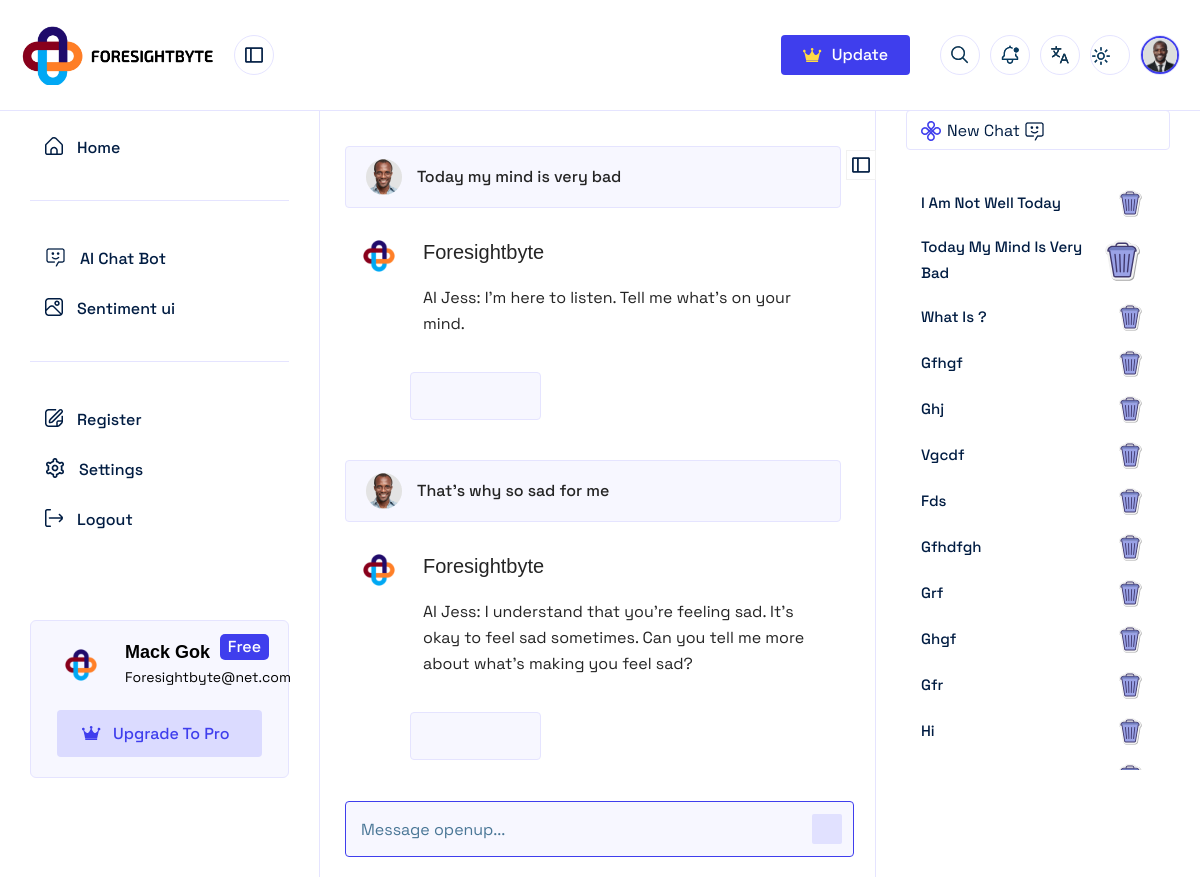
The app's page /dynamic/89 with its own data.
### myapp/models.py (models this page shows)
class BaseModel(models.Model):
    created_at = models.DateTimeField(default=now, editable=False)
    updated_at = models.DateTimeField(auto_now_add=True, editable=False)
    class Meta:
        ordering = ['-created_at']
        abstract = True

class ChatBody(BaseModel):
    chatTitle_id = models.ForeignKey(ChatTitle, on_delete=models.CASCADE)
    question = models.TextField()
    answer = models.TextField()

class ChatTitle(BaseModel):
    subadminID = models.ForeignKey(Subadmin, on_delete=models.CASCADE,null=True, blank=True)
    customerID = models.ForeignKey(Customer, on_delete=models.CASCADE,null=True, blank=True)
    title = models.TextField()

### myapp/views.py (the view)
# urls.py: path('dynamic/<int:id>', dynamic, name='dynamic'),
def dynamic(request,id):
    chatBodys = ChatBody.objects.filter(chatTitle_id=id).order_by('id')
    chatBodyscount = ChatTitle.objects.all().count()
    chatTitles = ChatTitle.objects.all()
    request.session.flush()
    data ={
        'chatTitles':chatTitles,
        'chatBodys':chatBodys,
        'id':id,
        'chatBodyscount':chatBodyscount,
    }
    return render(request, 'a_mainchat.html',data)

### templates/a_mainchat.html (shortened to what this page needs)
{% extends 'chatbase.html' %}
{% load static %}
{% block chatbody %}
 <div class="main-center-content-m-left center-content search-sticky">
    <div class="question_answer__wrapper__chatbot" id="report_dynamic_field">
        {% for chatBody in chatBodys %}
        <div class="single__question__answer">
            <div class="question_user">
                <div class="left_user_info">
                    <img src="{% static 'chatbot/assets/images/avatar/03.png' %}" alt="avatar">
                    <div class="question__user">{{chatBody.question}}</div>
                </div>
                <div class="edit__icon openuptip" tooltip="Edit It">
                    <i class="fa-regular fa-pen-to-square"></i>
                </div>
            </div>
            <div class="answer__area">
                <div class="thumbnail">
                    <img src="{% static 'ui/assets/images/favicon.ico' %}" alt="avatar">
                </div>
                <div class="answer_main__wrapper">
                    <h4 class="common__title">Foresightbyte</h4>
                    <p class="disc">
                        {{chatBody.answer}}
                    </p>
                </div>
            </div>
            <div class="share-reaction-area">
                <ul>
                    <li><a href="#" class="openuptip" tooltip="Save It"><i class="fa-regular fa-bookmark"></i></a></li>
                    <li><a href="#" class="openuptip" tooltip="Like"><i class="fa-light fa-thumbs-up"></i></a></li>
                    <li><a href="#" class="openuptip" tooltip="Unlike"><i class="fa-regular fa-thumbs-down"></i></a></li>
                </ul>
            </div>
        </div>
        {% endfor %}
    </div>
    <form action="#" class="search-form">
        <input type="text" name="tynChatInput"  id="tynChatInput" placeholder="Message openup...">
        <button id="chatbtn"><i class="fa-regular fa-arrow-up"></i></button>
    </form>
</div>
<div class="right-side-bar-new-chat-option">
    <div class="new-chat-option">
        <a href="{% url 'chatui' %}">
            <img src="{% static 'chatbot/assets/images/logo/logo-02.png' %}" alt="logo">
            <img src="{% static 'chatbot/assets/images/icons/04.png' %}" alt="icons">
        </a>
    </div>
    <div class="chat-history-wrapper">
            <div class="chat-history-area-start">
                {% for chatTitle in chatTitles %}
                    {% if chatTitle.id == id %}
                <div class="single-history">
                    <a href="{% url 'dynamic' chatTitle.id %}"><p>{{ chatTitle.title }}</p>
                    <a href="{% url 'dynamic_delete' chatTitle.id %}">
                        <img src="{% static 'chatbot/assets/images/icons/icons8-delete.svg' %}" alt="icons" width="50px">
                    </a>
                </div>
                {% else %}
                <div class="single-history">
                    <a href="{% url 'dynamic' chatTitle.id %}"><p>{{ chatTitle.title }}</p></a>
                    <a href="{% url 'dynamic_delete' chatTitle.id %}">
                        <img src="{% static 'chatbot/assets/images/icons/icons8-delete.svg' %}" alt="icons" width="30px">
                    </a>
                </div>
                {% endif %}
                {% endfor %}
            </div>
    </div>
    <div class="right-side-open-clouse" id="collups-right">
        <img src="{% static 'chatbot/assets/images/icons/01.svg' %}" alt="icons">
    </div>
</div>
{% endblock chatbody %}

### records on screen
ChatBody: question "Today my mind is very bad", answer "AI Jess: I'm here to listen. Tell me what's on your mind."
ChatBody: question "That's why so sad for me", answer "AI Jess: I understand that you're feeling sad. It's okay to feel sad sometimes. Can you tell me more about what's making you feel sad?"
ChatTitle: title "I Am Not Well Today"
ChatTitle: title "Today My Mind Is Very Bad"
ChatTitle: title "What Is ?"
ChatTitle: title "Gfhgf"
ChatTitle: title "Ghj"
ChatTitle: title "Vgcdf"
ChatTitle: title "Fds"
ChatTitle: title "Gfhdfgh"
ChatTitle: title "Grf"
ChatTitle: title "Ghgf"
ChatTitle: title "Gfr"
ChatTitle: title "Hi"
